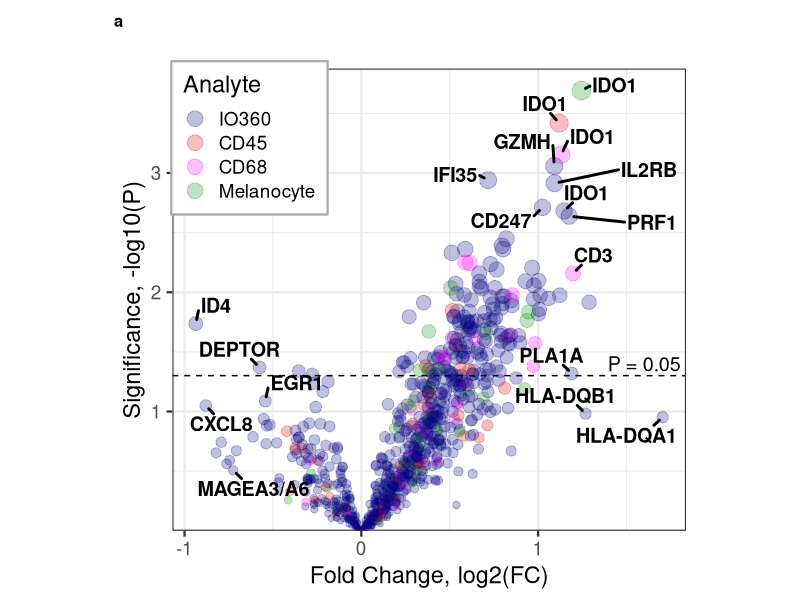

Write R code to recreate this figure. (Note: this script raises an error after producing the figure.)
##########################################
# Collaboration: TSCOL_0137
#   Senior PI: David Rimm
#   Lead Investigator: Ioannis Vathiotis
# Jason Reeves

# Copyright (C) 2020, NanoString Technologies, Inc.
#
# This program is free software: you can redistribute it and/or modify it under
# the terms of the GNU General Public License as published by the Free Software
# Foundation, either version 3 of the License, or (at your option) any later
# version.
#
# This program is distributed in the hope that it will be useful, but WITHOUT
# ANY WARRANTY; without even the implied warranty of MERCHANTABILITY or FITNESS
# FOR A PARTICULAR PURPOSE.  See the GNU General Public License for more
# details.
#
# You should have received a copy of the GNU General Public License along with
# this program.  If not, see https://www.gnu.org/licenses/.

# Inputs needed: graphing_adjusted_log2_expression_data_WITH DSP.xlsx
##########################################

##########################################
# Libraries
##########################################
library(readxl)
library(ggplot2)
library(ggrepel)
library(pheatmap)

##########################
#### Custom Functions ####

# mean_geo: compute the geometric mean of linear count data
mean_geo <- function(x,
                     na.rm=TRUE) {
  exp(sum(log(x[x > 0]), na.rm=na.rm) / length(x))
}

######################
#### Data Loading ####

#### 0.1: Load data ####
annot <- as.data.frame(read_xlsx(path = 'data/graphing_adjusted_log2_expression_data_WITH DSP.xlsx',
                                 sheet = 5))
targetannot <- as.data.frame(read_xlsx(path = 'data/graphing_adjusted_log2_expression_data_WITH DSP.xlsx',
                                       sheet = 6))
targetannot <- targetannot[,1:7]
data <- as.data.frame(read_xlsx(path = 'data/graphing_adjusted_log2_expression_data_WITH DSP.xlsx',
                                sheet = 2))
rownames(data) <- data$Target
data <- data[,-1]

#### 0.2: transform DSP data & update annotations ####
data[targetannot$Overall == 'DSP',] <- log2(data[targetannot$Overall == 'DSP',])
annot$Response.NS <- factor(annot$Response.NS, levels = c('NR','R'))
targetannot$run <- ifelse(grepl('2nd_run_', rownames(data)),'Run 2',
                          ifelse(targetannot$Overall == 'IO360',
                                 'Bulk','Run 1'))

#### 0.3: mean center expression from DSP runs ####
data_orig <- data
targetannot_orig <- targetannot
dsp_genes <- sort(targetannot$Gene[targetannot$run == 'Run 1' & targetannot$Source == 'CD45'])
for(comp in c('CD45','CD68','Melanocyte')) {
  mean_df <- matrix(data = NA, nrow = length(dsp_genes), ncol = ncol(data),
                    dimnames = list(row = dsp_genes, col = colnames(data)))
  for(g in dsp_genes) {
    r1 <- data[targetannot$Gene == g & targetannot$run == 'Run 1' & targetannot$Source == comp, ]
    r2 <- data[targetannot$Gene == g & targetannot$run == 'Run 2' & targetannot$Source == comp, ]
    rep_mean <- colMeans(rbind(r1, r2), na.rm = T)
    mean_df[g, ] <- rep_mean
  }
  rownames(mean_df) <- paste0('Mean_',dsp_genes,'_',comp)
  mean_ann <- targetannot[targetannot$Source == comp & targetannot$run == 'Run 1', ]
  mean_ann$run <- 'Mean DSP'
  mean_ann$Gene <- dsp_genes
  mean_ann$Target <- paste0('Mean_',dsp_genes,'_',comp)
  targetannot <- rbind(targetannot, mean_ann)
  data <- rbind(data, mean_df)
}

rm(list = c('mean_df','mean_ann','r1','r2','rep_mean'))

##############################################
#### Section 1: DE of IO 360 and DSP data ####

#### 1.1 Response Analysis (Univariate) ####
# build data tables and run univariate analysis
out_R <- data.frame(target = targetannot$Target)
out_R$pval <- unlist(apply(data, 1, function(x) {
  mod <- lm(formula = unlist(x) ~ annot$Response.NS)
  coef(summary(mod))[2,4]
}))
out_R$FC <- unlist(apply(data, 1, function(x) {
  mod <- lm(formula = unlist(x) ~ annot$Response.NS)
  coef(summary(mod))[2,1]
}))

# merge with annotations
out_R <- merge(out_R, targetannot, by.x = 1, by.y = 1)
out_R$Source <- factor(out_R$Source, levels = c('IO360','CD45','CD68','Melanocyte'))
# remove technical controls
out_R <- subset(out_R, !grepl('IgG', Gene))

#### 1.2 Graph Objective Response DE Results ####
OR_VP <- ggplot(subset(out_R, run %in% c('Bulk','Mean DSP')),
                aes(x = FC, y = -log10(pval),
                    color = Source, size = -log10(pval),
                    label = Gene)) +
  geom_point(alpha = 0.25) +
  theme_bw(base_size = 17) +
  labs(title = '', y = 'Significance, -log10(P)', x = 'Fold Change, log2(FC)') +
  scale_y_continuous(expand = expansion(mult = c(0, 0.05))) +
  geom_text_repel(data = subset(out_R, run %in% c('Bulk','Mean DSP') &
                                  (FC < -0.5 | FC > 1 | pval < 0.01)),
                  color = 'black', size = 5, fontface = 'bold',
                  segment.size = 1, box.padding = .45, min.segment.length = .1,
                  point.padding = .3) +
  scale_color_manual(values = c(CD45 = '#DD0000',
                                CD68 = '#FF00FF',
                                Melanocyte = '#009000',
                                IO360 = '#000080')) +
  guides(color = guide_legend(title = 'Analyte', override.aes = list(size = 5)), size = FALSE) +
  geom_hline(yintercept = -log10(0.05), lty = 'dashed', color = 'black') +
  annotate(geom = 'text', x = 1.6, y = 1.4, label = 'P = 0.05', size = 5) +
  labs(tag = "a") +
  theme(legend.position = c(0.15,0.85), aspect.ratio = 0.9,
        legend.background = element_rect(color = 'darkgray', fill = 'white'), 
        plot.tag = element_text(size = 12, face = "bold")) 

write.csv(out_R[which(out_R$FC<=0), ], file = 'output/negative_predictors.csv', row.names = FALSE)

#### 1.3 Save DE Results ####
dir.create("figs/")
dir.create("figs/jpg")
dir.create("figs/eps")

ggsave(OR_VP, filename = 'figs/jpg/Figure2a.jpg', width = 8, height = 8, dpi = 300)
ggsave(OR_VP, filename = 'figs/eps/Figure2a.eps', width = 8, height = 8, dpi = 300, device = cairo_ps)

#############################
#### 2.0 Correlation Map ####

#### 2.1: correlation heatmap of genes * genes ####
gene_cor <- cor(t(data[targetannot$run %in% c('Bulk','Mean DSP'), ]), method = 'spearman', use = 'complete')
gene_ann <- data.frame(Source = as.character(targetannot$Source)[targetannot$run %in% c('Bulk','Mean DSP')],
                       D = as.character(targetannot$run)[targetannot$run %in% c('Bulk','Mean DSP')])
gene_ann$Data <- ifelse(gene_ann$D == 'Bulk', 'Bulk RNA', 'GeoMx DSP')
rownames(gene_ann) <- rownames(gene_cor)
cor_heat <- pheatmap(gene_cor,
         annotation_col = gene_ann[,c('Data','Source')],
         show_rownames = F, show_colnames = F,
         clustering_method = 'average',
         annotation_colors = list(Data = c(`Bulk RNA` = '#000080',`GeoMx DSP` = '#F5C242'),
                                  Source = c(CD45 = '#DD0000', CD68 = '#FF00FF',
                                             IO360 = '#000080', Melanocyte = '#009000')))

#### 2.2: Save Files ####
jpeg(filename = 'figs/jpg/Figure1a.jpg', width = 8, height = 6, units = 'in', res = 300)
grid::grid.newpage()
grid::grid.draw(cor_heat$gtable)
grid::grid.text(expression(bold("a")), x = 0.01, y = 0.99)
dev.off()

setEPS()
postscript('figs/eps/Figure1a.eps', width = 8, height = 6, bg = "white")
grid::grid.newpage()
grid::grid.draw(cor_heat$gtable)
grid::grid.text(expression(bold("a")), x = 0.01, y = 0.99)
dev.off()

########################################
#### 3: Save Workspace Environments ####

out_Surv <- out_R
rm(list = c('comp','cor_heat','dsp_genes','g','gene_ann','gene_cor','mean_geo',
            'OR_VP','out_R','data_orig','targetannot_orig'))
save.image(file = 'data/TSCOL_0137_Initialized.Rdata')
